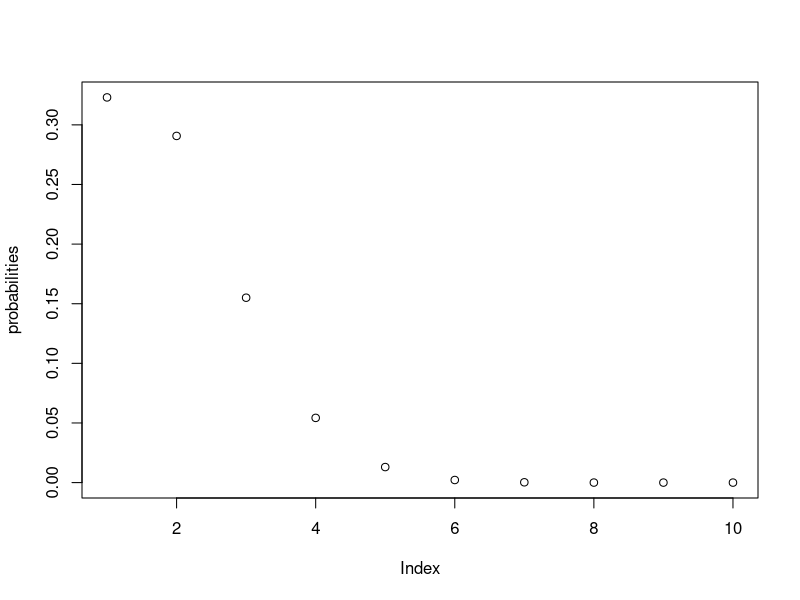

This figure's R source:
## ---- chunk 1
knitr::opts_chunk$set(echo = TRUE)
## ---- chunk 2

p <- 1/6
n <- 10
k <- 4

P1 <- dbinom(k, size = n, prob = p)
P1
P2 <- factorial(n)/ (factorial(k)*factorial(n-k))*p^k*(1-p)^(n-k)
P2

cat("The probability of winning in 4 moves is ", P1*100, "%")
## ---- chunk 3

p <- 1/6
n <- 10
k <- c(7:10)

P1 <- dbinom(k, size = n, prob = p)
P1

P2 <- factorial(n)/ (factorial(k)*factorial(n-k))*p^k*(1-p)^(n-k)
P2

cat("The probability of winning in at least 7 moves is ", sum(P1)*100, "%")
## ---- chunk 4
p <- 1/6
n <- 10
k <- c(1:10)

probabilities <-dbinom(k, size = n, prob = p)
data.frame(probabilities)
plot(probabilities)

